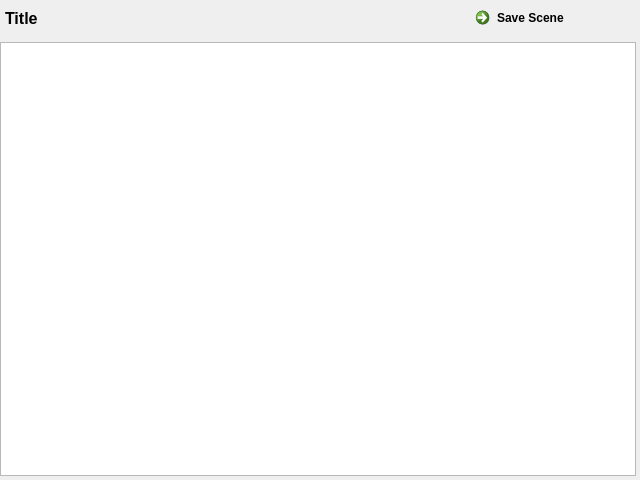
<?xml version="1.0" encoding="UTF-8"?>
<ui version="4.0">
 <class>Form</class>
 <widget class="QWidget" name="Form">
  <property name="geometry">
   <rect>
    <x>0</x>
    <y>0</y>
    <width>640</width>
    <height>480</height>
   </rect>
  </property>
  <property name="windowTitle">
   <string>Form</string>
  </property>
  <widget class="QWidget" name="">
   <property name="geometry">
    <rect>
     <x>0</x>
     <y>0</y>
     <width>636</width>
     <height>476</height>
    </rect>
   </property>
   <layout class="QVBoxLayout" name="verticalLayout" stretch="0,1">
    <item>
     <layout class="QHBoxLayout" name="horizontalLayout" stretch="1,0">
      <property name="leftMargin">
       <number>5</number>
      </property>
      <item>
       <widget class="QLabel" name="lblTitle">
        <property name="sizePolicy">
         <sizepolicy hsizetype="MinimumExpanding" vsizetype="MinimumExpanding">
          <horstretch>0</horstretch>
          <verstretch>0</verstretch>
         </sizepolicy>
        </property>
        <property name="font">
         <font>
          <pointsize>12</pointsize>
          <weight>75</weight>
          <bold>true</bold>
          <underline>false</underline>
         </font>
        </property>
        <property name="text">
         <string>Title</string>
        </property>
        <property name="wordWrap">
         <bool>true</bool>
        </property>
       </widget>
      </item>
      <item>
       <widget class="QCommandLinkButton" name="btnSave">
        <property name="sizePolicy">
         <sizepolicy hsizetype="Minimum" vsizetype="Minimum">
          <horstretch>0</horstretch>
          <verstretch>0</verstretch>
         </sizepolicy>
        </property>
        <property name="text">
         <string>Save Scene</string>
        </property>
       </widget>
      </item>
     </layout>
    </item>
    <item>
     <widget class="QTextEdit" name="txtContents">
      <property name="sizePolicy">
       <sizepolicy hsizetype="Expanding" vsizetype="Expanding">
        <horstretch>0</horstretch>
        <verstretch>0</verstretch>
       </sizepolicy>
      </property>
     </widget>
    </item>
   </layout>
  </widget>
 </widget>
 <resources/>
 <connections/>
</ui>
